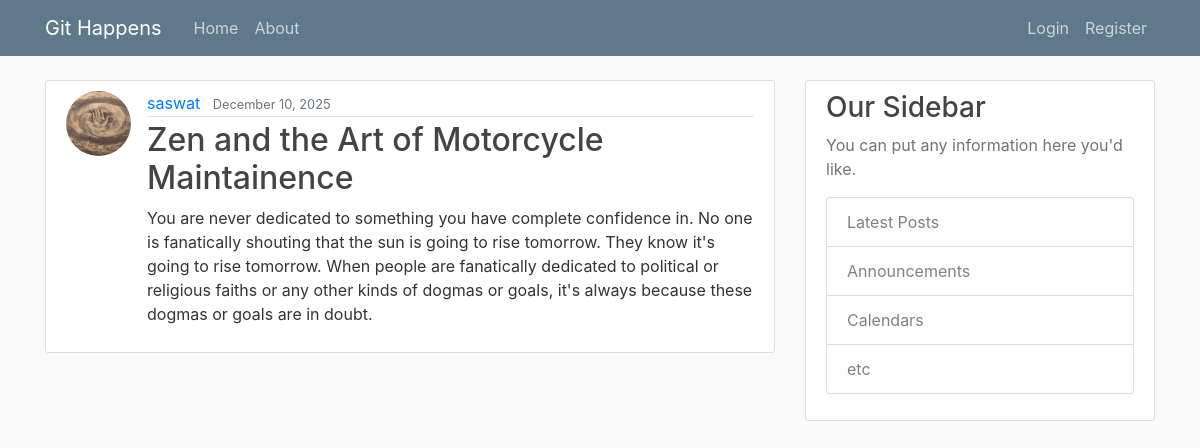
The app's page /post/14/ with its own data.
### blog/models.py (models this page shows, shortened)
class Post(models.Model):
    title =models.CharField(max_length=100)
    content=models.TextField()
    date_posted=models.DateTimeField(default=timezone.now)
    author= models.ForeignKey(User,on_delete=models.CASCADE) #what cascade does is when you delete the user, it deletes all its relative data, posts and etc.

### users/models.py (models this page shows, shortened)
class Profile(models.Model): # Create a Profile model that extends the existing User model (inheritance)
    user=models.OneToOneField(User, on_delete=models.CASCADE)  # Creating a one-to-one relationship with the User model
    image=models.ImageField(default='default.jpg',upload_to="profile_picture") # Add an image field for profile pictures

### blog/views.py (the view)
# urls.py: path('post/<int:pk>/',PostDetailView.as_view(), name='post-detail'), #pk will refer to the models primary key, in this case the post  primary key
class PostDetailView(DetailView):
    model=Post

### blog/templates/blog/post_detail.html (shortened to what this page needs)
{%extends "blog/base.html"%}
{%block content%}
    <article class="media content-section">
        <img class="rounded-circle article-img"  src="{{post.author.profile.image.url}}">
        <div class="media-body">
            <div class="article-metadata">
                <a class="mr-2" href="{%url 'user-posts' object.author.username%}">{{ object.author }}</a>
                <small class="text-muted">{{ object.date_posted|date:"F d, Y" }}</small>
            </div>
            <h2 class="article-title">{{ object.title }}</h2>
            <p class="article-content">{{ object.content }}</p>
        </div>
    </article>
{%endblock content%}

### blog/static/blog/main.css (style rules this page uses)
body { background: #fafafa; color: #333333; margin-top: 5rem; }
h1, h2, h3, h4, h5, h6 { color: #444444; }
.content-section { background: #ffffff; padding: 10px 20px; border: 1px solid #dddddd; border-radius: 3px; margin-bottom: 20px; }
.article-title { color: #444444; }
.article-content { white-space: pre-line; }
.article-img { height: 65px; width: 65px; margin-right: 16px; }
.article-metadata { padding-bottom: 1px; margin-bottom: 4px; border-bottom: 1px solid #e3e3e3 }

### records on screen
Post: author.profile.image (picture), author "saswat", date_posted "December 10, 2025", title "Zen and the Art of Motorcycle Maintainence", content "You are never dedicated to something you have complete confidence in. No one is fanatically shouting that the sun is going to rise tomorrow. They know it's going to rise tomorrow. When people are fanatically dedicated to political or religious faiths or any other kinds of dogmas or goals, it's always because these dogmas or goals are in doubt."
